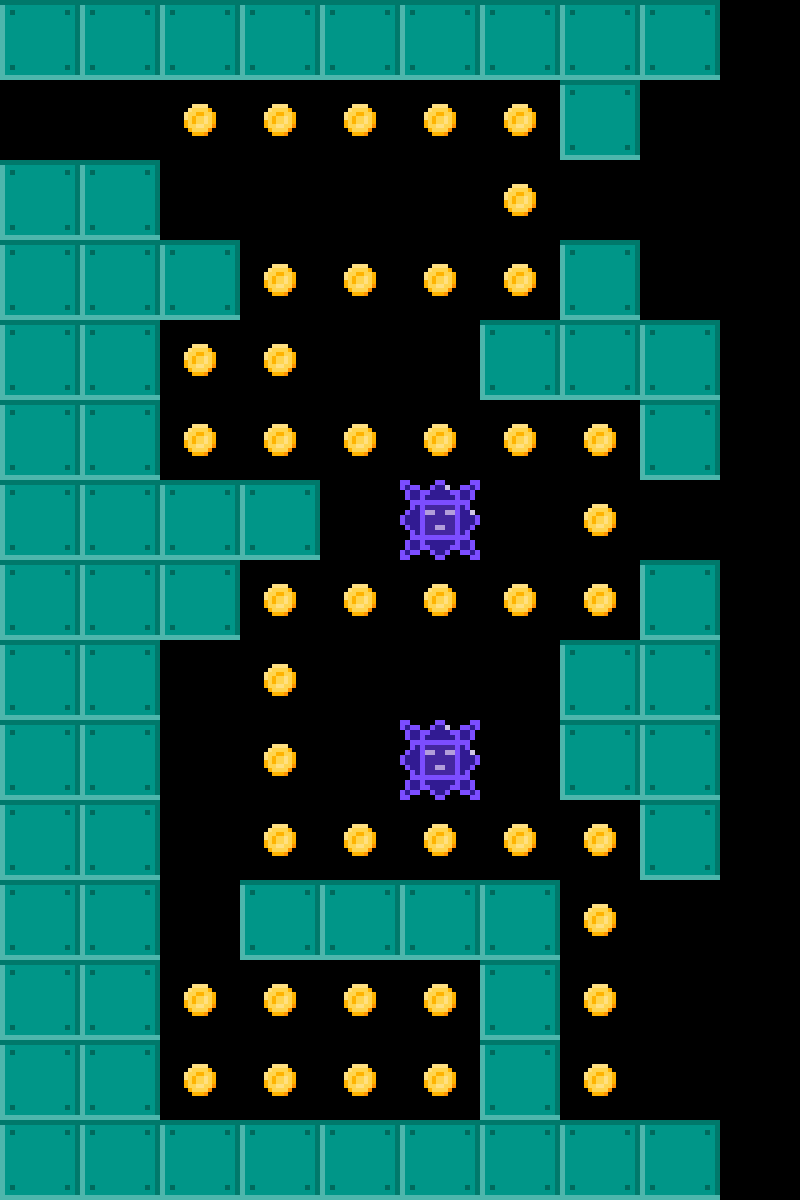

A level layout from a 2D game, rendered from its tile map. Below: a short description, then the map file with its tile-grid data intact:
An orthogonal 10x15 tile map with 80x80 px tiles, 4 tile layers (Walls, Coins, Floor, Enemies), 1 hidden layer not drawn.

<map version="1.0" tiledversion="1.1.6" orientation="orthogonal" renderorder="left-up" width="10" height="15" tilewidth="80" tileheight="80" infinite="0" nextobjectid="3">
 <tileset firstgid="1" source="tilesheet.tsx" />
 <layer name="Walls" width="10" height="15">
  <data encoding="csv">
1,1,1,1,1,1,1,1,1,0,
0,0,0,0,0,0,0,1,0,0,
1,1,0,0,0,0,0,0,0,0,
1,1,1,0,0,0,0,1,0,0,
1,1,0,0,0,0,1,1,1,0,
1,1,0,0,0,0,0,0,1,0,
1,1,1,1,0,0,0,0,0,0,
1,1,1,0,0,0,0,0,1,0,
1,1,0,0,0,0,0,1,1,0,
1,1,0,0,0,0,0,1,1,0,
1,1,0,0,0,0,0,0,1,0,
1,1,0,1,1,1,1,0,0,0,
1,1,0,0,0,0,1,0,0,0,
1,1,0,0,0,0,1,0,0,0,
1,1,1,1,1,1,1,1,1,0
</data>
 </layer>
 <layer name="Coins" width="10" height="15">
  <data encoding="csv">
0,0,0,0,0,0,0,0,0,0,
0,0,7,7,7,7,7,0,0,0,
0,0,0,0,0,0,7,0,0,0,
0,0,0,7,7,7,7,0,0,0,
0,0,7,7,0,0,0,0,0,0,
0,0,7,7,7,7,7,7,0,0,
0,0,0,0,0,0,0,7,0,0,
0,0,0,7,7,7,7,7,0,0,
0,0,0,7,0,0,0,0,0,0,
0,0,0,7,0,0,0,0,0,0,
0,0,0,7,7,7,7,7,0,0,
0,0,0,0,0,0,0,7,0,0,
0,0,7,7,7,7,0,7,0,0,
0,0,7,7,7,7,0,7,0,0,
0,0,0,0,0,0,0,0,0,0
</data>
 </layer>
 <layer name="Doors" width="10" height="15" visible="0">
  <data encoding="csv">
0,0,0,0,0,0,0,0,0,0,
0,4,0,0,0,0,0,0,0,0,
0,0,0,0,0,0,0,0,0,0,
0,0,0,0,0,0,0,0,0,0,
0,0,0,0,0,0,0,0,0,0,
0,0,0,0,0,0,0,0,0,0,
0,0,0,0,0,0,0,0,0,0,
0,0,0,0,0,0,0,0,0,0,
0,0,0,0,0,0,0,0,0,0,
0,0,0,0,0,0,0,0,0,0,
0,0,0,0,0,0,0,0,0,0,
0,0,0,0,0,0,0,0,0,0,
0,0,0,0,0,0,0,0,0,0,
0,0,0,0,0,0,0,0,3,0,
0,0,0,0,0,0,0,0,0,0
</data>
 </layer>
 <layer name="Floor" width="10" height="15">
  <data encoding="csv">
0,0,0,0,0,0,0,0,0,0,
0,0,0,0,0,0,0,0,0,0,
0,0,0,0,0,0,0,0,0,0,
0,0,0,0,0,0,0,0,0,0,
0,0,0,0,0,0,0,0,0,0,
0,0,0,0,0,0,0,0,0,0,
0,0,0,0,0,0,0,0,0,0,
0,0,0,0,0,0,0,0,0,0,
0,0,0,0,0,0,0,0,0,0,
0,0,0,0,0,0,0,0,0,0,
0,0,0,0,0,0,0,0,0,0,
0,0,0,0,0,0,0,0,0,0,
0,0,0,0,0,0,0,0,0,0,
0,0,0,0,0,0,0,0,0,0,
0,0,0,0,0,0,0,0,0,0
</data>
 </layer>
 <layer name="Enemies" width="10" height="15">
  <data encoding="csv">
0,0,0,0,0,0,0,0,0,0,
0,0,0,0,0,0,0,0,0,0,
0,0,0,0,0,0,0,0,0,0,
0,0,0,0,0,0,0,0,0,0,
0,0,0,0,0,0,0,0,0,0,
0,0,0,0,0,0,0,0,0,0,
0,0,0,0,0,5,0,0,0,0,
0,0,0,0,0,0,0,0,0,0,
0,0,0,0,0,0,0,0,0,0,
0,0,0,0,0,5,0,0,0,0,
0,0,0,0,0,0,0,0,0,0,
0,0,0,0,0,0,0,0,0,0,
0,0,0,0,0,0,0,0,0,0,
0,0,0,0,0,0,0,0,0,0,
0,0,0,0,0,0,0,0,0,0
</data>
 </layer>
</map>
